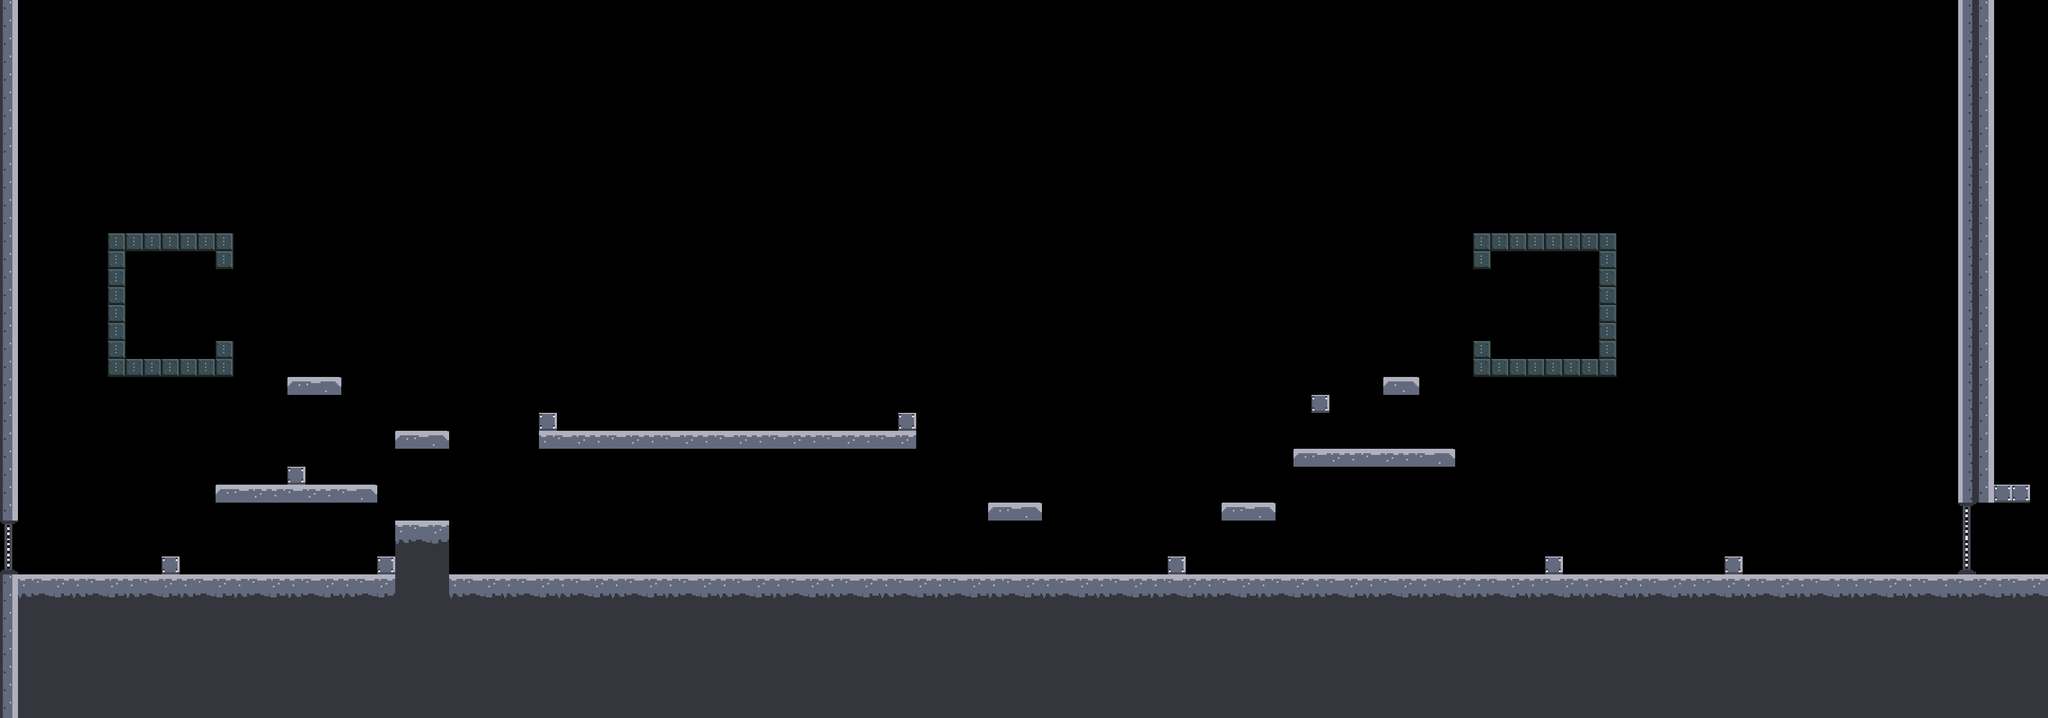

This game map was drawn from its Tiled (.tmx) file and the tilesets committed beside it. A one-line description and the trimmed map source follow:
An orthogonal 114x40 tile map with 32x32 px tiles, 1 tile layer (Platform) and 52 objects.

<map version="1.0" orientation="orthogonal" renderorder="right-up" width="114" height="40" tilewidth="32" tileheight="32" nextobjectid="97">
 <tileset firstgid="1" name="tileset" tilewidth="32" tileheight="32" spacing="2" margin="1" tilecount="256" columns="16">
  <image source="tileset.png" width="544" height="544" />
 </tileset>
 <layer name="Platform" width="114" height="40">
  <data>[4560 cells, 1136 non-empty, 17 distinct tile ids]</data>
 </layer>
 <objectgroup name="CoinOb">
  <object id="79" x="2688" y="576" width="32" height="32" />
  <object id="80" x="2720" y="576" width="32" height="32" />
  <object id="81" x="2752" y="576" width="32" height="32" />
 </objectgroup>
 <objectgroup name="SwitchOb">
  <object id="76" x="288" y="576" width="32" height="32">
   <properties>
    <property name="id" value="1" />
   </properties>
  </object>
  <object id="84" x="1536" y="704" width="32" height="32">
   <properties>
    <property name="id" value="2" />
   </properties>
  </object>
 </objectgroup>
 <objectgroup name="LaserOb">
  <object id="74" x="2591.72" y="448" width="32.5644" height="192.333">
   <properties>
    <property name="id" value="1" />
   </properties>
  </object>
  <object id="75" x="416" y="447" width="32" height="192">
   <properties>
    <property name="id" value="2" />
   </properties>
  </object>
 </objectgroup>
 <objectgroup name="SpikesOb">
  <object id="67" x="801" y="929.5" width="12.75" height="92.25" />
  <object id="68" x="833.5" y="1009.25" width="123" height="14.5" />
  <object id="69" x="1664.75" y="1009.25" width="92.5" height="14.25" />
  <object id="70" x="2625.33" y="1008.67" width="92" height="14.3333" />
 </objectgroup>
 <objectgroup name="PortalOb">
  <object id="34" x="32" y="992" width="96" height="32">
   <properties>
    <property name="place" value="entry" />
    <property name="type" value="sensor" />
   </properties>
  </object>
  <object id="35" x="0" y="1056">
   <properties>
    <property name="place" value="entry" />
    <property name="type" value="body" />
   </properties>
   <polygon points="0,0 32,-32 128,-32 160,0" />
  </object>
  <object id="36" x="3520" y="992" width="96" height="32">
   <properties>
    <property name="place" value="exit" />
    <property name="type" value="sensor" />
   </properties>
  </object>
  <object id="96" x="3488" y="1056">
   <properties>
    <property name="place" value="exit" />
    <property name="type" value="body" />
   </properties>
   <polygon points="0,0 32,-32 128,-32 160,0" />
  </object>
 </objectgroup>
 <objectgroup name="EnemyOb">
  <object id="72" x="224" y="576" width="32" height="32" />
  <object id="73" x="2784" y="576" width="32" height="32" />
  <object id="89" x="1056" y="704" width="32" height="32" />
  <object id="90" x="1376" y="704" width="32" height="32" />
 </objectgroup>
 <objectgroup name="PlatformOb">
  <object id="1" x="6.06061" y="1024.24" width="3633.94" height="251.515" />
  <object id="2" x="3488.65" y="256" width="153.239" height="640" />
  <object id="4" x="0" y="-6.06061" width="30.303" height="1027.27" />
  <object id="5" x="32" y="128" width="2996.97" height="42.4242" />
  <object id="19" x="960" y="736" width="30" height="32" />
  <object id="20" x="958" y="770" width="674" height="28" />
  <object id="26" x="2624.5" y="609.5" width="32" height="61" />
  <object id="38" x="2080" y="992" width="32" height="32" />
  <object id="40" x="2464" y="672" width="64" height="32" />
  <object id="41" x="2304" y="800" width="288" height="32" />
  <object id="42" x="2752" y="992" width="32" height="32" />
  <object id="43" x="3072" y="992" width="32" height="32" />
  <object id="44" x="2656" y="640" width="192" height="32" />
  <object id="45" x="2624" y="416" width="32" height="64" />
  <object id="46" x="2656" y="416" width="224" height="32" />
  <object id="47" x="2848" y="448" width="32" height="224" />
  <object id="48" x="2176" y="896" width="96" height="32" />
  <object id="49" x="1760" y="896" width="96" height="32" />
  <object id="51" x="704" y="928" width="96" height="96" />
  <object id="53" x="672" y="992" width="32" height="32" />
  <object id="54" x="288" y="992" width="32" height="32" />
  <object id="55" x="512" y="832" width="32" height="32" />
  <object id="56" x="384" y="864" width="288" height="32" />
  <object id="57" x="512" y="672" width="96" height="32" />
  <object id="58" x="384" y="608" width="32" height="64" />
  <object id="60" x="192" y="640" width="192" height="32" />
  <object id="61" x="384" y="416" width="32" height="64" />
  <object id="62" x="192" y="416" width="192" height="32" />
  <object id="63" x="192" y="448" width="32" height="192" />
  <object id="64" x="3616" y="896" width="32" height="128" />
  <object id="88" x="1600" y="736" width="30" height="32" />
  <object id="92" x="2336" y="704" width="32" height="32" />
  <object id="94" x="704" y="768" width="96" height="32" />
 </objectgroup>
</map>
